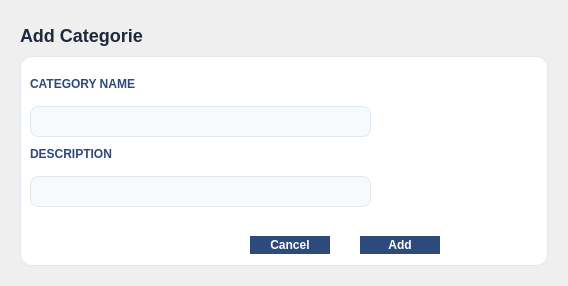
<?xml version="1.0" encoding="UTF-8"?>
<ui version="4.0">
 <class>addcategory</class>
 <widget class="QDialog" name="addcategory">
  <property name="geometry">
   <rect>
    <x>0</x>
    <y>0</y>
    <width>568</width>
    <height>286</height>
   </rect>
  </property>
  <property name="windowTitle">
   <string>Dialog</string>
  </property>
  <layout class="QVBoxLayout" name="verticalLayout">
   <item>
    <widget class="QWidget" name="widget" native="true">
     <layout class="QVBoxLayout" name="verticalLayout_2">
      <item>
       <widget class="QLabel" name="label">
        <property name="minimumSize">
         <size>
          <width>20</width>
          <height>20</height>
         </size>
        </property>
        <property name="maximumSize">
         <size>
          <width>200</width>
          <height>30</height>
         </size>
        </property>
        <property name="styleSheet">
         <string notr="true">QLabel {
    font-size: 18px;
    font-weight: bold;
    color: #1e293b;
    border: none;
}</string>
        </property>
        <property name="text">
         <string>Add Categorie</string>
        </property>
       </widget>
      </item>
      <item>
       <widget class="QFrame" name="frame">
        <property name="styleSheet">
         <string notr="true">QFrame {
    background-color: #ffffff;
    border: 1px solid #e2e8f0;
    border-radius: 12px;
}</string>
        </property>
        <property name="frameShape">
         <enum>QFrame::Shape::StyledPanel</enum>
        </property>
        <property name="frameShadow">
         <enum>QFrame::Shadow::Raised</enum>
        </property>
        <layout class="QVBoxLayout" name="verticalLayout_4">
         <item>
          <layout class="QVBoxLayout" name="verticalLayout_3">
           <item>
            <widget class="QWidget" name="widget_2" native="true">
             <widget class="QLabel" name="label_2">
              <property name="geometry">
               <rect>
                <x>0</x>
                <y>10</y>
                <width>141</width>
                <height>16</height>
               </rect>
              </property>
              <property name="styleSheet">
               <string notr="true">QLabel{
    color:#2D4A7A;
    font-weight: bold;
    border: none;
    background: transparent;
    background-color: transparent;
  }</string>
              </property>
              <property name="text">
               <string>CATEGORY NAME</string>
              </property>
             </widget>
             <widget class="QTextEdit" name="descriptionInput">
              <property name="geometry">
               <rect>
                <x>0</x>
                <y>110</y>
                <width>341</width>
                <height>31</height>
               </rect>
              </property>
              <property name="styleSheet">
               <string notr="true">QTextEdit {
    background-color: #f7fafc;
    border: 1px solid #e2e8f0;
    border-radius: 8px;
    font-size: 14px;
    color: #4a5568;
    
    /* Force a comfortable height for a 14px font */
    height: 35px; 
    padding-left: 10px;
    padding-right: 10px;
}
/* Style the vertical scrollbar area */
QScrollBar:vertical {
    border: none;
    background: #f7fafc; /* Matches your text edit background */
    width: 8px;          /* Sleek, thin width */
    margin: 0px 0px 0px 0px;
    border-radius: 4px;
}

/* Style the actual moving handle (the thumb) */
QScrollBar::handle:vertical {
    background: #cbd5e1; /* Smooth grey tone */
    min-height: 20px;
    border-radius: 4px;
}

/* Change handle color when user hovers over it */
QScrollBar::handle:vertical:hover {
    background: #94a3b8; /* Slightly darker gray when active */
}

/* Hide the top arrow button */
QScrollBar::sub-line:vertical {
    height: 0px;
    border: none;
    background: none;
}

/* Hide the bottom arrow button */
QScrollBar::add-line:vertical {
    height: 0px;
    border: none;
    background: none;
}

/* Clean up any leftover background spacing artifacts */
QScrollBar::up-arrow:vertical, QScrollBar::down-arrow:vertical {
    background: none;
}
QScrollBar::add-page:vertical, QScrollBar::sub-page:vertical {
    background: none;
}</string>
              </property>
             </widget>
             <widget class="QLabel" name="label_3">
              <property name="geometry">
               <rect>
                <x>0</x>
                <y>80</y>
                <width>121</width>
                <height>16</height>
               </rect>
              </property>
              <property name="styleSheet">
               <string notr="true">QLabel{
    color:#2D4A7A;
    font-weight: bold;
    border: none;
    background: transparent;
    background-color: transparent;
  }</string>
              </property>
              <property name="text">
               <string>DESCRIPTION</string>
              </property>
             </widget>
             <widget class="QLineEdit" name="categoryNameInput">
              <property name="geometry">
               <rect>
                <x>0</x>
                <y>40</y>
                <width>341</width>
                <height>31</height>
               </rect>
              </property>
              <property name="styleSheet">
               <string notr="true">QLineEdit {
    background-color: #f7fafc;
    border: 1px solid #e2e8f0;
    border-radius: 8px;
    font-size: 14px;
    color: #4a5568;
    
    /* Force a comfortable height for a 14px font */
    height: 35px; 
    padding-left: 10px;
    padding-right: 10px;
}</string>
              </property>
             </widget>
             <widget class="QPushButton" name="cancelButton">
              <property name="geometry">
               <rect>
                <x>220</x>
                <y>170</y>
                <width>80</width>
                <height>18</height>
               </rect>
              </property>
              <property name="styleSheet">
               <string notr="true">QPushButton {
    background-color: #2D4A7A;
    border: none;
    /* Changed from 8px to 4px on the top and bottom */
    padding: 4px 16px; 
    color: white;
    font-weight: bold;
    border-radius: 12px;
}
QPushButton:hover {
    color: white;
    background-color: #1B2A4A;
}</string>
              </property>
              <property name="text">
               <string>Cancel</string>
              </property>
             </widget>
             <widget class="QPushButton" name="addButton">
              <property name="geometry">
               <rect>
                <x>330</x>
                <y>170</y>
                <width>80</width>
                <height>18</height>
               </rect>
              </property>
              <property name="styleSheet">
               <string notr="true">QPushButton {
    background-color: #2D4A7A;
    border: none;
    /* Changed from 8px to 4px on the top and bottom */
    padding: 4px 16px; 
    color: white;
    font-weight: bold;
    border-radius: 12px;
}
QPushButton:hover {
    color: white;
    background-color: #1B2A4A;
}</string>
              </property>
              <property name="text">
               <string>Add</string>
              </property>
             </widget>
            </widget>
           </item>
          </layout>
         </item>
        </layout>
       </widget>
      </item>
     </layout>
    </widget>
   </item>
  </layout>
 </widget>
 <resources/>
 <connections/>
</ui>
